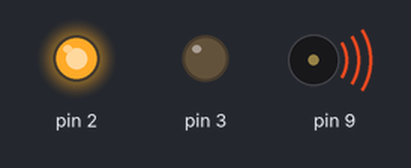
Recording of a sketch running on a simulated Arduino Uno, built with avr-gcc and run on an emulated ATmega328P. Parts: output pins drawn as LEDs (lit = HIGH), buzzer (waves = sounding).

Above: at 2.05 s.
At 2.15 s:
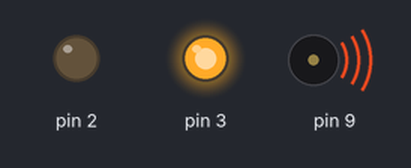
Timing chart, 0 to 3.0 s (numbered marks = the images above):
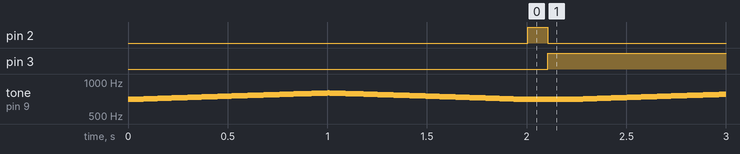

Measured:
- by itself, pin 2: alternates HIGH for 0.10 s and LOW for 2.1 s
- by itself, pin 3: alternates HIGH for 2.1 s and LOW for 0.10 s
- by itself, tone on pin 9: plays 700 Hz for 0.01 s, 701 Hz for 0.01 s, 702 Hz for 0.01 s, 703 Hz for 0.01 s, 704 Hz for 0.01 s, 705 Hz for 0.01 s … (7837 notes in this stretch)

The sketch:

police_lights.ino
```cpp
int i=0;
void setup() {
 pinMode(2, OUTPUT);
 pinMode(3, OUTPUT);
 pinMode(9, OUTPUT);

}

void loop() {
     for(i=700;i<800;i++){
  tone(9,i);
  delay(10);
  }
  for(i=800;i>700;i--){
  tone(9,i);
  delay(10);
  }
  digitalWrite(2, HIGH);
  digitalWrite(3, LOW);
  delay(100);
  digitalWrite(2,LOW);
  digitalWrite(3,HIGH);
  delay(100);
}
```
